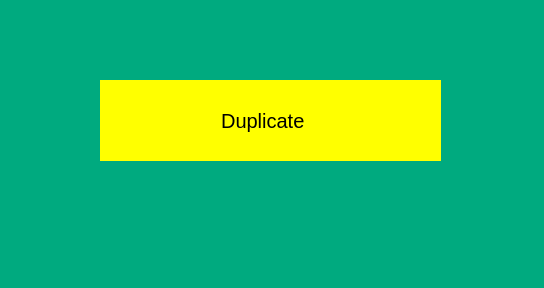
<?xml version="1.0" encoding="UTF-8"?>
<ui version="4.0">
 <class>duplicatemessageMainWindow</class>
 <widget class="QMainWindow" name="duplicatemessageMainWindow">
  <property name="geometry">
   <rect>
    <x>0</x>
    <y>0</y>
    <width>544</width>
    <height>288</height>
   </rect>
  </property>
  <property name="windowTitle">
   <string>MainWindow</string>
  </property>
  <property name="styleSheet">
   <string notr="true">background-color: rgb(0, 170, 127);</string>
  </property>
  <widget class="QWidget" name="centralwidget">
   <widget class="QWidget" name="duplicatewidget" native="true">
    <property name="geometry">
     <rect>
      <x>100</x>
      <y>80</y>
      <width>341</width>
      <height>81</height>
     </rect>
    </property>
    <property name="styleSheet">
     <string notr="true">background-color: rgb(255, 255, 0);</string>
    </property>
    <widget class="QLabel" name="duplicateseriallabel">
     <property name="geometry">
      <rect>
       <x>80</x>
       <y>20</y>
       <width>171</width>
       <height>41</height>
      </rect>
     </property>
     <property name="font">
      <font>
       <pointsize>15</pointsize>
      </font>
     </property>
     <property name="text">
      <string>Duplicate </string>
     </property>
     <property name="alignment">
      <set>Qt::AlignCenter</set>
     </property>
    </widget>
   </widget>
  </widget>
  <widget class="QMenuBar" name="menubar">
   <property name="geometry">
    <rect>
     <x>0</x>
     <y>0</y>
     <width>544</width>
     <height>26</height>
    </rect>
   </property>
  </widget>
  <widget class="QStatusBar" name="statusbar"/>
 </widget>
 <resources/>
 <connections/>
</ui>
